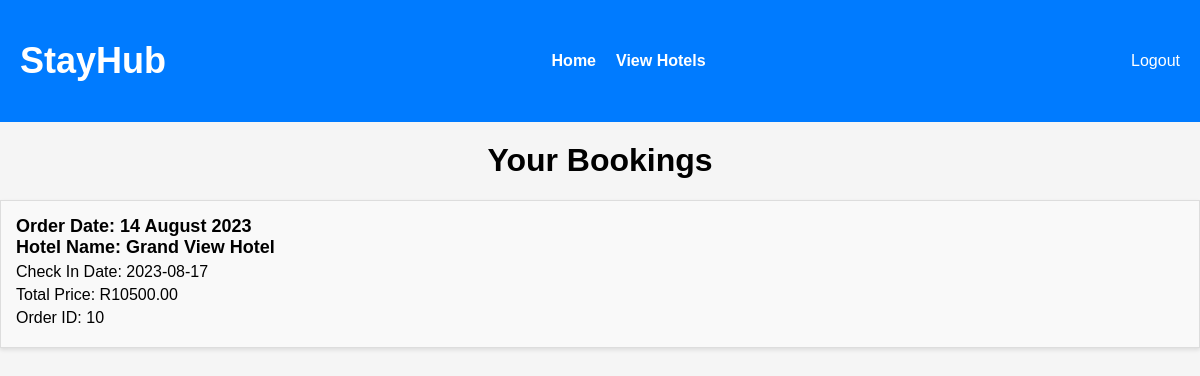
/pages/checkbookings.php (signed in), run on the app's committed database.
### tables this page shows
CREATE TABLE `orders` (
  `order_id` int(11) NOT NULL,
  `user_id` int(11) NOT NULL,
  `hotel_id` int(11) NOT NULL,
  `check_in_date` date NOT NULL,
  `check_out_date` date NOT NULL,
  `total_price` decimal(10,2) DEFAULT NULL,
  `time_of_order` timestamp NOT NULL DEFAULT CURRENT_TIMESTAMP,
  `number_of_nights` int(11) DEFAULT NULL
);

CREATE TABLE `hotels` (
  `hotel_id` int(11) NOT NULL,
  `hotel_name` varchar(255) NOT NULL,
  `overview` text,
  `price_per_night` decimal(10,2) NOT NULL,
  `image_path` varchar(255) DEFAULT NULL,
  `status` varchar(255) NOT NULL,
  `number_of_beds` int(11) DEFAULT NULL,
  `pool_avail` enum('yes','no') DEFAULT NULL,
  `beach_view` enum('yes','no') DEFAULT NULL,
  `forest_view` enum('yes','no') DEFAULT NULL,
  `shuttle_service` enum('yes','no') DEFAULT NULL,
  `wifi_service` enum('yes','no') DEFAULT NULL,
  `concierge_service` enum('yes','no') DEFAULT NULL,
  `room_image` varchar(255) DEFAULT NULL,
  `bath_image` varchar(255) DEFAULT NULL,
  `view_image` varchar(255) DEFAULT NULL
);

### pages/checkbookings.php (the view, shortened to what this page needs)
<?php
$host = 'localhost';
$username = 'Mathew';
$password = 'mysql@123';
$database = 'stayhub';
$connection = mysqli_connect($host, $username, $password, $database);
$user_id = $_SESSION['user_id'];
$query = "SELECT * FROM orders WHERE user_id = '$user_id' ORDER BY time_of_order DESC";
$result = mysqli_query($connection, $query);
?>
<!DOCTYPE html>
<html lang="en">
<head>
    <link rel="stylesheet" href="../styling/css/checkBookings.css">
</head>
<body>
        <nav class="navbar">
        <div class="logo">
            <h2>StayHub</h2>
        </div>
        <ul class="nav-links">
            <li><a href="../index.php">Home</a></li>
            <li><a href="hotels.php">View Hotels</a></li>
        </ul>
        <div class="user-buttons">
            <?php
            if (isset($_SESSION['user_id'])) {
                echo '<a href="../pages/logout.php">Logout</a>';
            } else {
                echo '<a href="../pages/login.php">Login</a>';
                echo '<a href="../pages/register.php">Register</a>';
            }
            ?>
        </div>
    </nav>
    <h1>Your Bookings</h1>
    <?php
while ($row = mysqli_fetch_assoc($result)) {
    $order_id = $row['order_id'];
    $order_date = date('j F Y', strtotime($row['time_of_order']));
    echo '<div class="booking-card">';
    echo '   <h4>Order Date: ' . $order_date . '</h4>';
    $hotel_id = $row['hotel_id'];
    $hotel_query = "SELECT hotel_name FROM hotels WHERE hotel_id = '$hotel_id'";
    $hotel_result = mysqli_query($connection, $hotel_query);
    $hotel_name = mysqli_fetch_assoc($hotel_result)['hotel_name'];
    $total_price = $row['total_price'];
    echo '   <h4>Hotel Name: ' . $hotel_name . '</h4>';
    echo '   <p>Check In Date: ' . $row['check_in_date'] . '</p>';
    echo '   <p>Total Price: R' . $total_price . '</p>';
    echo '   <p>Order ID: ' . $order_id . '</p>';
    echo '</div>';
}
?>
</body>
</html>

### styling/css/checkbookings.css (style rules this page uses)
body { margin: 0; padding: 0; font-family: Arial, sans-serif; background-color: #f5f5f5; }
.navbar { background-color: #007bff; color: #fff; display: flex; justify-content: space-between; align-items: center; padding: 10px 20px; }
.logo { font-size: 24px; }
.nav-links { list-style: none; display: flex; margin: 0; padding: 0; }
.nav-links li { margin-right: 20px; }
.nav-links a { color: #fff; text-decoration: none; font-weight: bold; transition: color 0.3s; }
.user-buttons a { color: #fff; text-decoration: none; margin-left: 20px; transition: color 0.3s; }
.booking-card { border: 1px solid #ddd; padding: 15px; margin: 10px 0; background-color: #f9f9f9; box-shadow: 0 2px 4px rgba(0, 0, 0, 0.1); }
h1 { text-align: center; margin-top: 20px; }
h4 { margin: 0; font-size: 18px; }
p { margin: 5px 0; }

### data on the page
orders: time_of_order "14 August 2023", hotel.hotel_name "Grand View Hotel", check_in_date "2023-08-17", total_price "10500.00", order_id "10"
